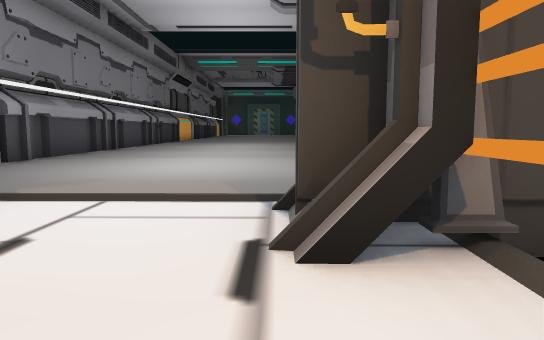
view 1 (above)

18 first-person views from a walk through a scene from a Unity 3-D project. The camera is 0.68 m above the floor, tilts 6° down and sees 70° across. The floor is counted in squares, 1 m on a side. Each view is taken from the middle of a square. On the plan, view 1 faces up. The plan holds only what a view shows up to about 11 squares ahead; the rest is blank. The place goes on beyond the plan. The player is left out. Door leaves are left out, so doorways stand open.

view 2
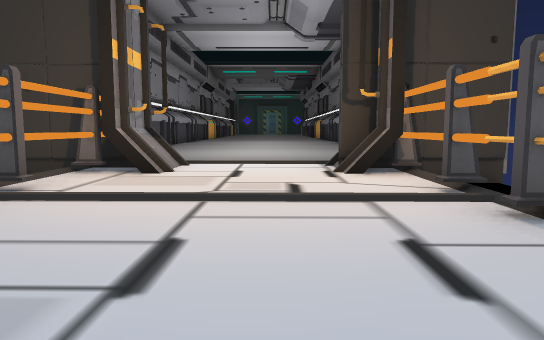

view 3
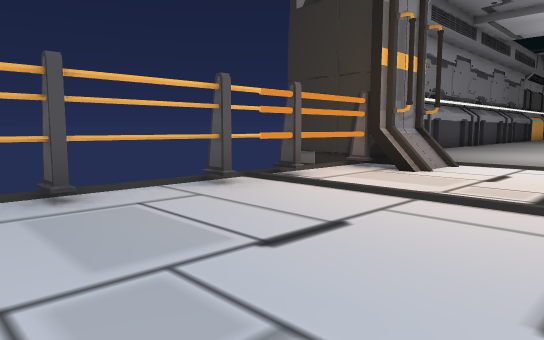

view 4
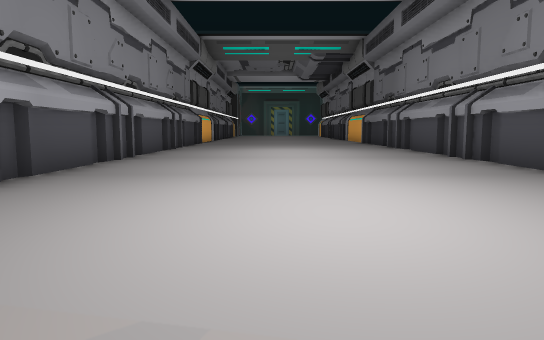

view 5
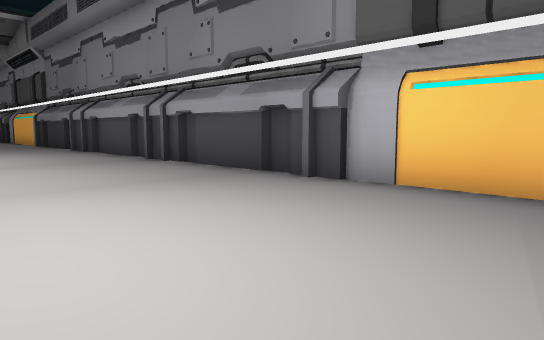

view 6
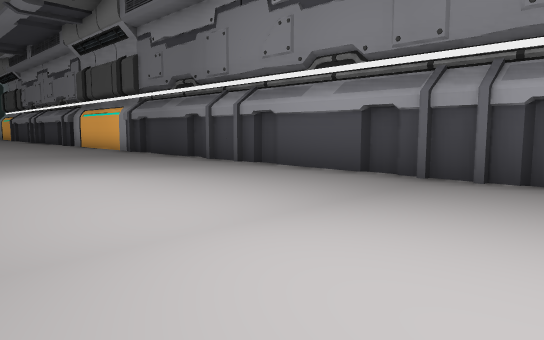

view 7
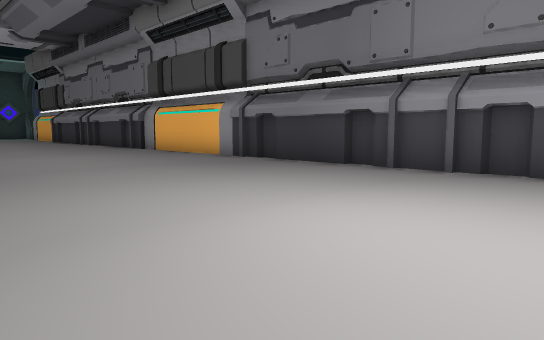

view 8
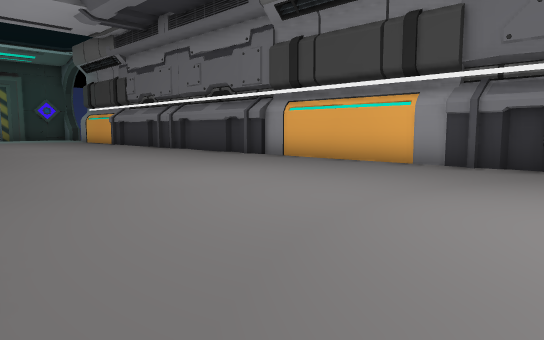

view 9
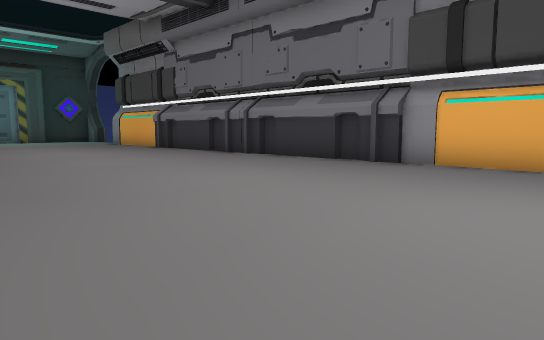

view 10
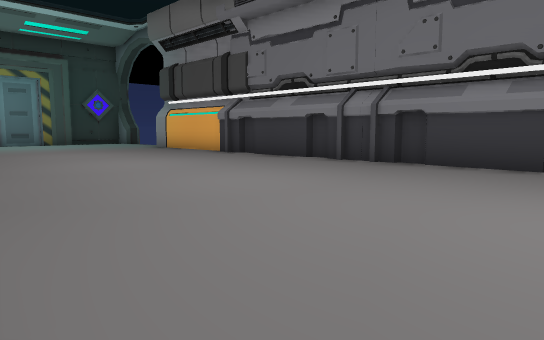

view 11
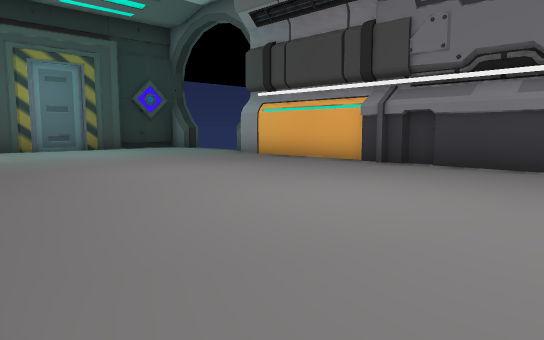

view 12
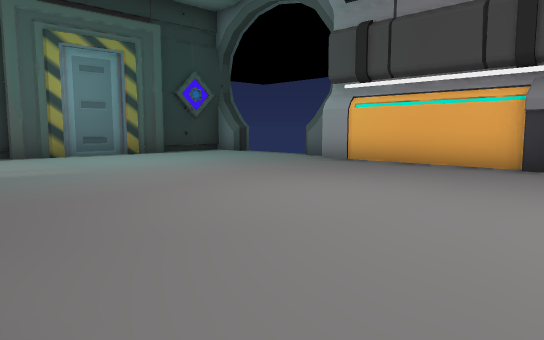

view 13
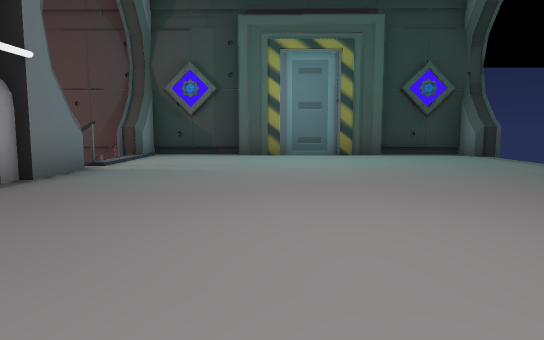

view 14
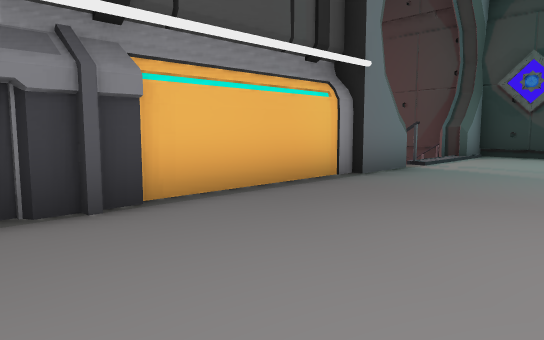

view 15
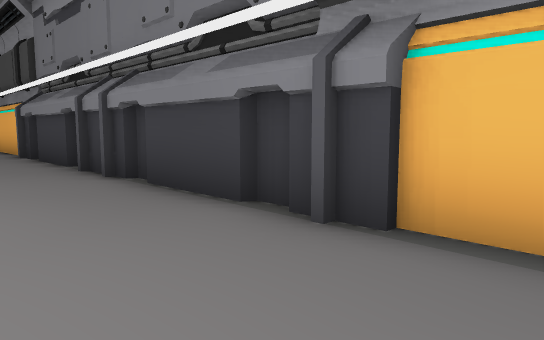

view 16
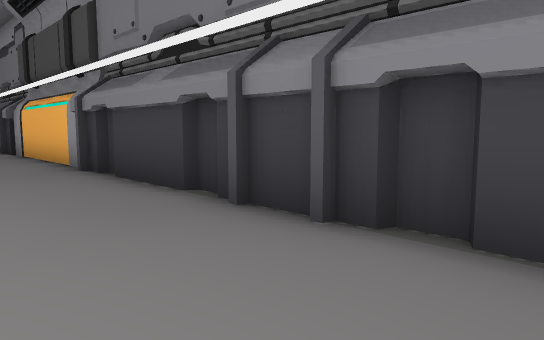

view 17
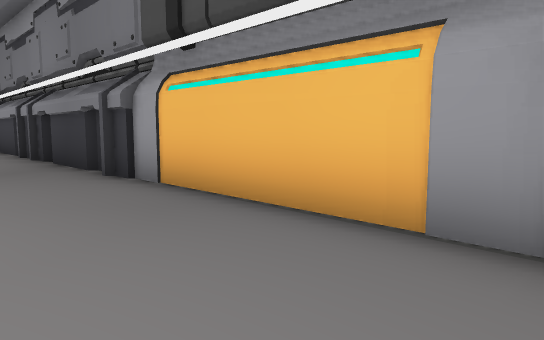

view 18
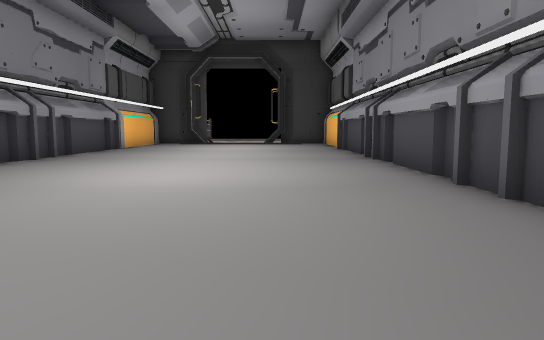

### Floor plan
Points are (right, up) in squares from view 1. A wall is a line through its corners. A room is listed if a view was taken in it or the views show most of it. See-through windows are left out.
Room 1 (views 1, 2, 3)
walls: (0.9, -1.3) (0.9, -0.5); (-3.8, 0.6) (-3.9, -3.3); (1, 1.9) (0.3, 1.9); (-2.9, 2) (-3.5, 2); (0.8, 2.1) (0, 2.2); (-2.9, 2.2) (-3.4, 2.1)
ways out: open door at (-1.5, 2.5) to room 2
Room 2 (views 4, 5, 6, 7, 8, 9, 10, 11, 12, 13, 14, 15, 16, 17, 18)
walls: (2.3, 27.6) (2.3, 28.8); (2.5, 28.6) (2.5, 29.3); (-5.6, 27.6) (-5.6, 22.3); (2.3, 29.3) (2.3, 31.3); (-5.6, 21.4) (-5.6, 18.3); (2.5, 31.1) (2.5, 31.8); (2.3, 31.8) (2.3, 33.5); (-5.3, 18.4) (-5.3, 17.1); (-5.6, 18) (-5.6, 17.3); (-5.6, 32) (-5.6, 28.3); (2.3, 17.3) (2.3, 18.5); (2.5, 33.5) (2.5, 34.1); (-5.6, 16.9) (-5.6, 12.9); (-5.6, 33.1) (-5.6, 32.3); (-5.3, 33.4) (-5.3, 32.1); (2.3, 34.1) (2.3, 36.1); (2.5, 36) (2.5, 36.6); (2.3, 36.6) (2.3, 37.6); (-5.3, 13.4) (-5.3, 12.4); (2.3, 12.5) (2.3, 13.5); (2.5, 37.5) (2.5, 41.9); (-5.6, 12.6) (-5.6, 8.6); (2.5, 8.8) (2.5, 27.8); (-5.6, 41.4) (-5.6, 33.3); (-5.6, 8.5) (-5.6, 7.9); (3.2, 42.2) (3.2, 42.9); (3.2, 42.5) (3.4, 43); (-5.3, 42.9) (-5.3, 41.3); (-5.5, 43) (-5.3, 42.4); (2.5, 5.8) (2.5, 8.6); (3.4, 45.8) (3.2, 46.4); (3.2, 46) (3.2, 46.8) (1.1, 46.9); (-0.2, 46.7) (-1.7, 46.7); (-2.1, 46.7) (-3, 46.8); (1, 46.7) (0.2, 46.7); (-5.3, 46.4) (-5.4, 46); (-2.8, 46.9) (-5.3, 47) (-5.3, 46)
ways out: open door at (-1.5, 2.5) to room 1; opening at (-6, 44.5); gap at (-6, 43); gap at (-6, 46); gap at (4, 43)

Where each view was taken, in squares from view 1:
view 1: 0 up, 0 right, facing up
view 2: 4 down, 1 left, facing up
view 3: 4 down, 0 right, facing up-left
view 4: 4 up, 2 left, facing up
view 5: 5 up, 2 left, facing up-right
view 6: 11 up, 3 left, facing up-right
view 7: 15 up, 4 left, facing up-right
view 8: 20 up, 5 left, facing up-right
view 9: 24 up, 5 left, facing up-right
view 10: 28 up, 5 left, facing up-right
view 11: 33 up, 5 left, facing up-right
view 12: 36 up, 5 left, facing up-right
view 13: 36 up, 2 left, facing up
view 14: 36 up, 2 left, facing up-left
view 15: 39 up, 3 left, facing down-left
view 16: 35 up, 3 left, facing down-left
view 17: 28 up, 3 left, facing down-left
view 18: 22 up, 3 left, facing down
